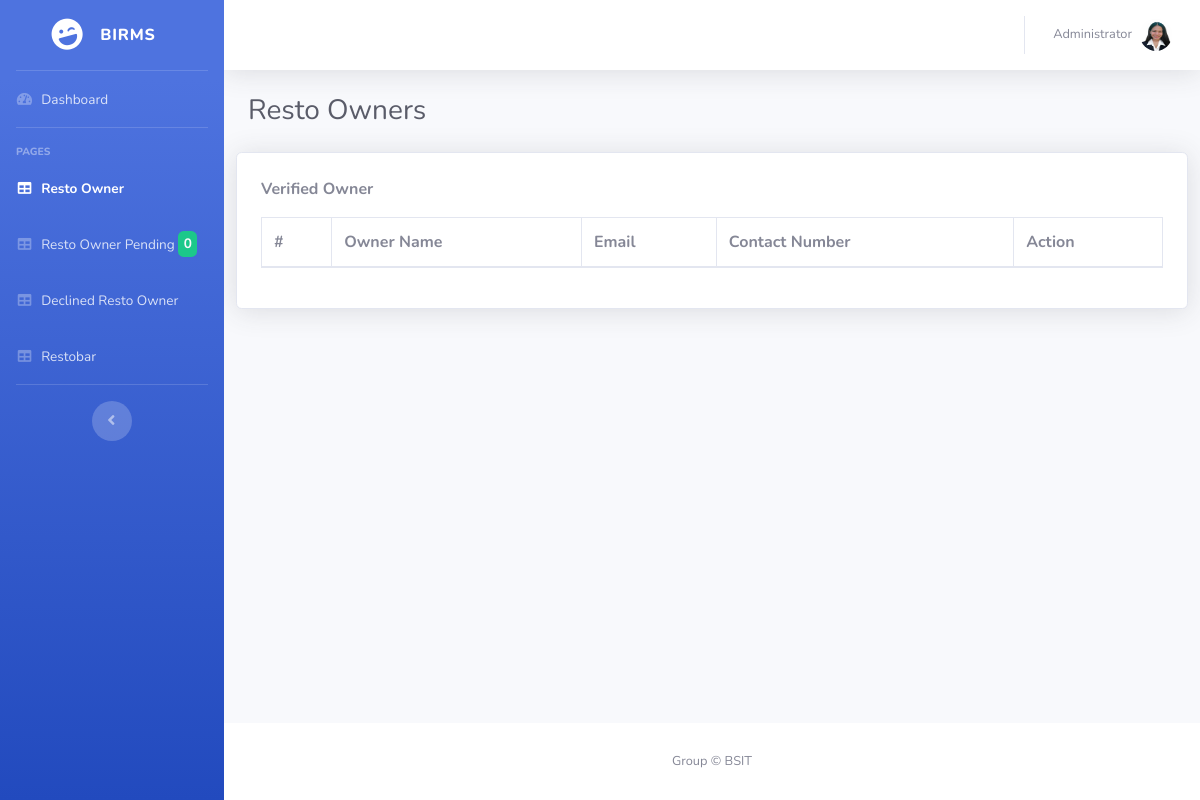
The page /admin/resto_owner.php (signed in) on the database as committed earlier.
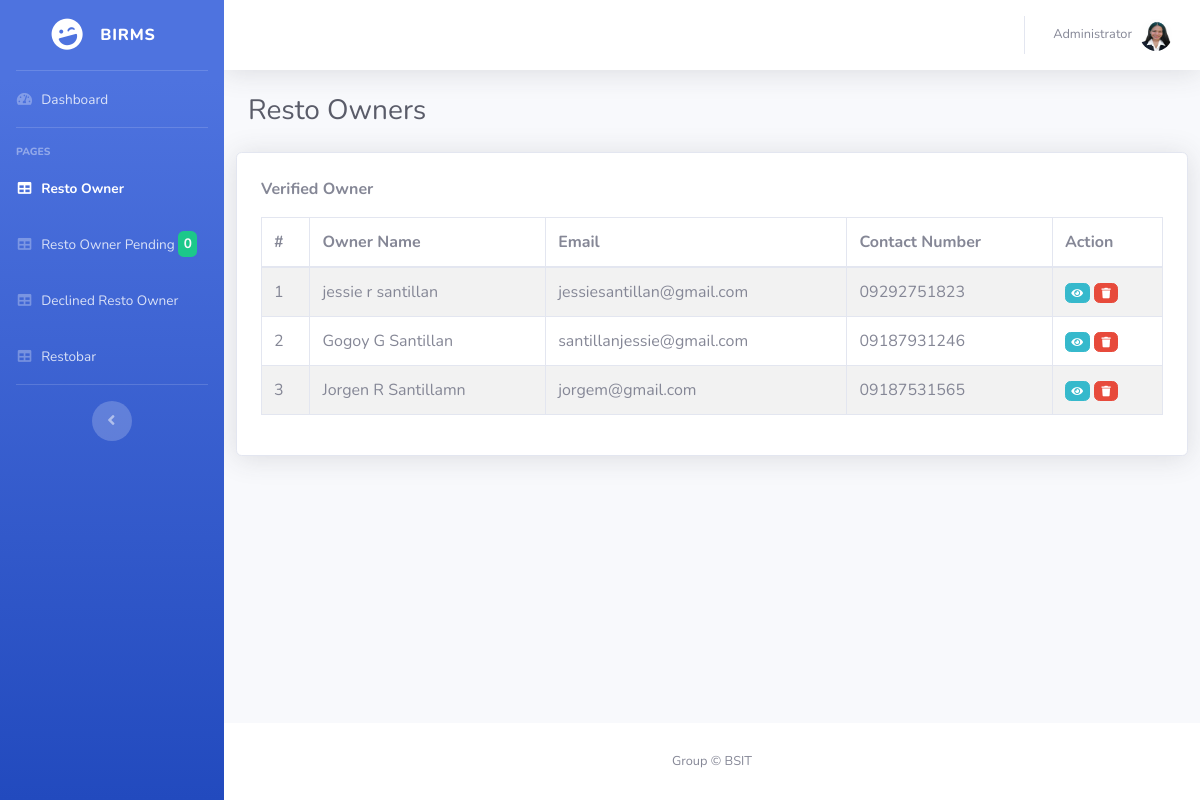
The same page on the database as committed later.
### tables this page shows
CREATE TABLE `owner` (
  `id` int(11) NOT NULL,
  `owner_id` varchar(50) NOT NULL,
  `firstname` varchar(100) NOT NULL,
  `middlename` varchar(100) DEFAULT NULL,
  `lastname` varchar(100) NOT NULL,
  `email` varchar(100) NOT NULL,
  `password` varchar(100) NOT NULL,
  `contact_num` varchar(11) NOT NULL,
  `address` varchar(100) NOT NULL,
  `profile` varchar(250) DEFAULT NULL,
  `status` int(11) NOT NULL
);

### inc/function.php (called while the page is built, shortened)
<?php
    class Connection{
        public $host = "localhost";
        public $user = "u510162695_birms_db";
        public $password = "1Birms_db";
        public $db_name = "u510162695_birms_db";
        public function __construct(){
            $this->conn = mysqli_connect($this->host, $this->user, $this->password, $this->db_name);
        }
    }
    class dataOperation extends Connection{
        public function displayOwner(){
            $sql = mysqli_query($this->conn, "SELECT * FROM owner WHERE status = 1");
            $array = array();
            while($row = mysqli_fetch_assoc($sql)){
                $array[] = $row;
            }
            return $array;
        }
        public function displayPOCnt(){
            $sql = mysqli_query($this->conn, "SELECT COUNT(*) AS pending FROM owner WHERE status=0");
            $array = array();
            $cnt = mysqli_fetch_assoc($sql);
            $array[] = $cnt;
            return $array;
        }
    }
    $oop = new dataOperation;

### admin/resto_owner.php (the view, shortened to what the changed rows need)
<?php
require_once('../inc/function.php');
?>
<!DOCTYPE html>
<html lang="en">
<head>
    <link href="../vendor/fontawesome-free/css/all.min.css" rel="stylesheet" type="text/css">
    <link href="../css/sb-admin-2.min.css" rel="stylesheet">
    <link href="../css/datatables.min.css" rel="stylesheet">
</head>
<body id="page-top">
    <div id="wrapper">
        <ul class="navbar-nav bg-gradient-primary sidebar sidebar-dark accordion" id="accordionSidebar">
             <li class="nav-item">
                <a class="nav-link" href="resto_pending.php">
                    <span>Resto Owner Pending <span class="badge bg-success text-light">
                    <?php
                        $myrow = $oop->displayPOCnt();
                        foreach($myrow as $row){
                            echo $row['pending'];
                        }
                        ?>
                    </span></span></a>
            </li>
        </ul>
        <div id="content-wrapper" class="d-flex flex-column">
            <div id="content">
                <div class="container-fluid">
                    <div class="d-sm-flex align-items-center justify-content-between mb-4">
                        <h1 class="h3 mb-0 text-gray-800">Resto Owners</h1>
                    </div>
                    <div class="row">
                        <div class="card shadow mb-4 p-4 w-100">
                            <div class="data_table">
                                <table id="dashprint" class="table table-striped table-bordered">
                                    <thead class="table">
                                        <tr>
                                            <th>#</th>
                                            <th>Owner Name</th>
                                            <th>Email</th>
                                            <th>Contact Number</th>
                                            <th >Action</th>
                                        </tr>
                                    </thead>
                                    <tbody>
                                    <?php
													$myrow = $oop->displayOwner();
													$i = 1;
													foreach($myrow as $row){
														?>
														<tr>
															<td><?=$i++?></td>
															<td><?=$row['firstname'] ." ".substr($row['middlename'], 0,1)." ".$row['lastname']?></td>
															<td><?=$row['email']?></td>
															<td><?=$row['contact_num']?></td>
															<td>
																<a href="#" data-toggle="modal" data-target="#viewModal<?=$row['id']?>" class="btn btn-info badge"> <i class="fas fa-eye fa-sm fa-fw"></i></a>
																<a href="#" data-toggle="modal" data-target="#deleteModal<?=$row['id']?>" class="btn btn-danger badge"> <i class="fas fa-trash fa-sm fa-fw"></i></a>
															</td>
														</tr>
                                                        <div class="modal fade" id="deleteModal<?=$row['id']?>" tabindex="-1" role="dialog" aria-labelledby="exampleModalLabel" aria-hidden="true">
														<?php
													}
													?>
                                    </tbody>
                                </table>
                            </div>
                        </div>
                    </div>
                </div>
            </div>
        </div>
    </div>
</body>
</html>

Rows that differ between the two databases and show on the page:
added owner: firstname "jessie", middlename "r", lastname "santillan", email "jessiesantillan@gmail.com", contact_num "09292751823"
added owner: firstname "Gogoy", middlename "G", lastname "Santillan", email "santillanjessie@gmail.com", contact_num "09187931246"
added owner: firstname "Jorgen", middlename "R", lastname "Santillamn", email "jorgem@gmail.com", contact_num "09187531565"
